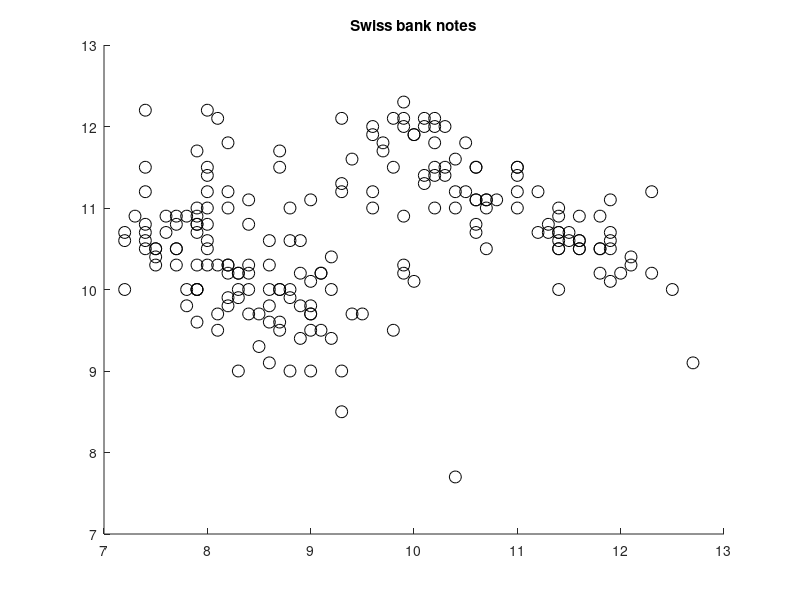

The MATLAB script that drew this image:
% ---------------------------------------------------------------------
% Book:         MVA
% ---------------------------------------------------------------------
% Quantlet:     MVAscabank45
% ---------------------------------------------------------------------
% Description:  MVAscabank45 computes a two dimensional scatterplot of
%               X4 vs. X5 (upper inner frame vs. lower) of the Swiss
%               bank notes data (bank2.dat).
% ---------------------------------------------------------------------
% Usage:        -
% ---------------------------------------------------------------------
% Inputs:       None
% ---------------------------------------------------------------------
% Output:       Two dimensional scatterplot of X4 vs. X5 (upper inner
%               frame vs. lower) of the Swiss bank notes data
%               (bank2.dat).
% ---------------------------------------------------------------------
% Example:      -
% ---------------------------------------------------------------------
% Author:       Wolfgang Haerdle, Michal Benko, Vladimir Georgescu,
%               Jorge Patron, Song Song
% ---------------------------------------------------------------------

clear all
close all
clc

x=load('bank2.dat');

scatter(x(:,4),x(:,5),'k','SizeData',75)

title('Swiss bank notes')
